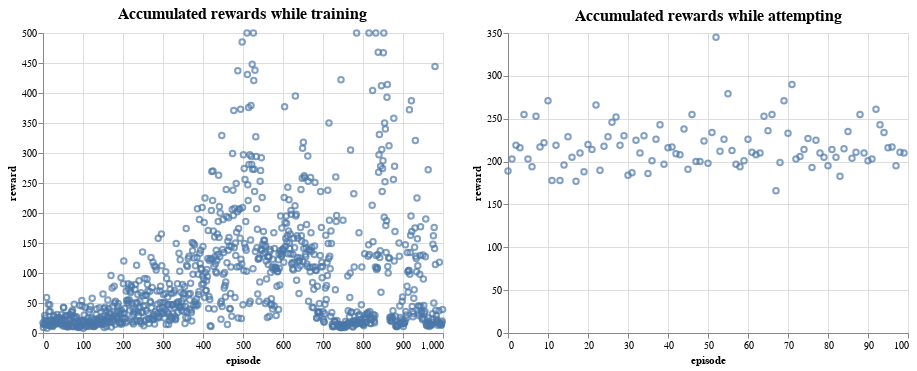

This figure's notebook cell:
### Code cell
charts.configure_title(
    fontSize=16,
    font='Courier',
    anchor='middle',
    color='black'
)

### Figure 1 — Vega-Lite specification as saved in the notebook (floating-point values rounded to 4 significant figures; data arrays with more than 128 entries replaced by an {"elided": "..."} marker saying what was removed)
{"config": {"view": {"continuousWidth": 400, "continuousHeight": 300}, "title": {"anchor": "middle", "color": "black", "font": "Courier", "fontSize": 16}}, "hconcat": [{"data": {"name": "data-009c26088e607aa19d386ba874c0bcec"}, "mark": "point", "encoding": {"x": {"type": "quantitative", "field": "episode"}, "y": {"type": "quantitative", "field": "reward"}}, "title": "Accumulated rewards while training"}, {"data": {"name": "data-51f4d6f7ee1e292da14f21c887af3f95"}, "mark": "point", "encoding": {"x": {"type": "quantitative", "field": "episode"}, "y": {"type": "quantitative", "field": "reward"}}, "title": "Accumulated rewards while attempting"}], "$schema": "https://vega.github.io/schema/vega-lite/v4.8.1.json", "datasets": {"data-009c26088e607aa19d386ba874c0bcec": {"elided": "1000 records"}, "data-51f4d6f7ee1e292da14f21c887af3f95": [{"episode": 0, "reward": 189.0}, {"episode": 1, "reward": 203.0}, {"episode": 2, "reward": 219.0}, {"episode": 3, "reward": 216.0}, {"episode": 4, "reward": 255.0}, {"episode": 5, "reward": 203.0}, {"episode": 6, "reward": 194.0}, {"episode": 7, "reward": 253.0}, {"episode": 8, "reward": 217.0}, {"episode": 9, "reward": 222.0}, {"episode": 10, "reward": 271.0}, {"episode": 11, "reward": 178.0}, {"episode": 12, "reward": 219.0}, {"episode": 13, "reward": 178.0}, {"episode": 14, "reward": 196.0}, {"episode": 15, "reward": 229.0}, {"episode": 16, "reward": 205.0}, {"episode": 17, "reward": 177.0}, {"episode": 18, "reward": 210.0}, {"episode": 19, "reward": 188.0}, {"episode": 20, "reward": 220.0}, {"episode": 21, "reward": 214.0}, {"episode": 22, "reward": 266.0}, {"episode": 23, "reward": 190.0}, {"episode": 24, "reward": 218.0}, {"episode": 25, "reward": 229.0}, {"episode": 26, "reward": 246.0}, {"episode": 27, "reward": 252.0}, {"episode": 28, "reward": 219.0}, {"episode": 29, "reward": 230.0}, {"episode": 30, "reward": 184.0}, {"episode": 31, "reward": 187.0}, {"episode": 32, "reward": 225.0}, {"episode": 33, "reward": 210.0}, {"episode": 34, "reward": 230.0}, {"episode": 35, "reward": 186.0}, {"episode": 36, "reward": 201.0}, {"episode": 37, "reward": 226.0}, {"episode": 38, "reward": 243.0}, {"episode": 39, "reward": 197.0}, {"episode": 40, "reward": 216.0}, {"episode": 41, "reward": 217.0}, {"episode": 42, "reward": 209.0}, {"episode": 43, "reward": 208.0}, {"episode": 44, "reward": 238.0}, {"episode": 45, "reward": 191.0}, {"episode": 46, "reward": 255.0}, {"episode": 47, "reward": 200.0}, {"episode": 48, "reward": 200.0}, {"episode": 49, "reward": 224.0}, {"episode": 50, "reward": 198.0}, {"episode": 51, "reward": 234.0}, {"episode": 52, "reward": 345.0}, {"episode": 53, "reward": 212.0}, {"episode": 54, "reward": 226.0}, {"episode": 55, "reward": 279.0}, {"episode": 56, "reward": 213.0}, {"episode": 57, "reward": 197.0}, {"episode": 58, "reward": 194.0}, {"episode": 59, "reward": 201.0}, {"episode": 60, "reward": 226.0}, {"episode": 61, "reward": 211.0}, {"episode": 62, "reward": 208.0}, {"episode": 63, "reward": 210.0}, {"episode": 64, "reward": 253.0}, {"episode": 65, "reward": 236.0}, {"episode": 66, "reward": 255.0}, {"episode": 67, "reward": 166.0}, {"episode": 68, "reward": 199.0}, {"episode": 69, "reward": 271.0}, {"episode": 70, "reward": 233.0}, {"episode": 71, "reward": 290.0}, {"episode": 72, "reward": 203.0}, {"episode": 73, "reward": 206.0}, {"episode": 74, "reward": 214.0}, {"episode": 75, "reward": 227.0}, {"episode": 76, "reward": 193.0}, {"episode": 77, "reward": 225.0}, {"episode": 78, "reward": 210.0}, {"episode": 79, "reward": 205.0}, {"episode": 80, "reward": 195.0}, {"episode": 81, "reward": 214.0}, {"episode": 82, "reward": 205.0}, {"episode": 83, "reward": 183.0}, {"episode": 84, "reward": 215.0}, {"episode": 85, "reward": 235.0}, {"episode": 86, "reward": 204.0}, {"episode": 87, "reward": 211.0}, {"episode": 88, "reward": 255.0}, {"episode": 89, "reward": 210.0}, {"episode": 90, "reward": 201.0}, {"episode": 91, "reward": 203.0}, {"episode": 92, "reward": 261.0}, {"episode": 93, "reward": 243.0}, {"episode": 94, "reward": 234.0}, {"episode": 95, "reward": 216.0}, {"episode": 96, "reward": 217.0}, {"episode": 97, "reward": 195.0}, {"episode": 98, "reward": 211.0}, {"episode": 99, "reward": 210.0}]}}
